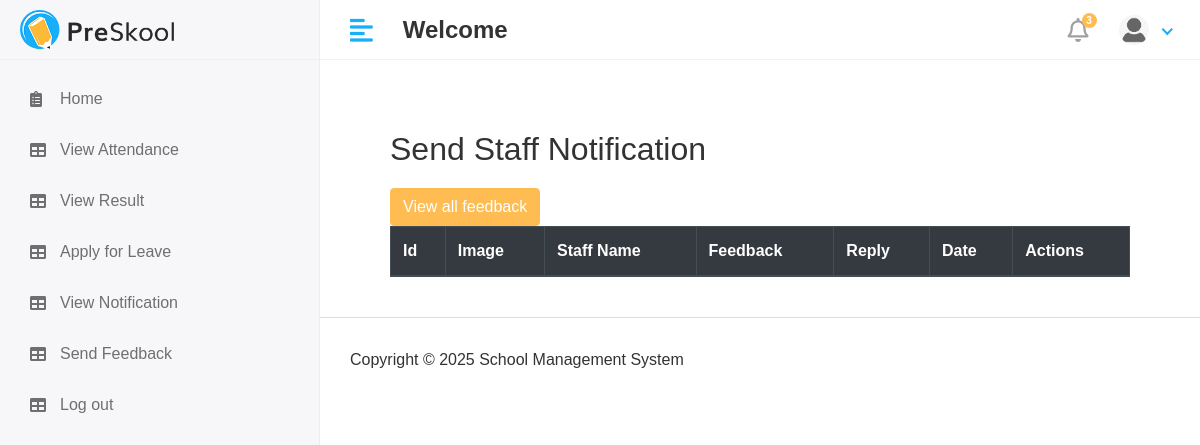
The page /Hod/staff/feedback on the database as committed earlier.
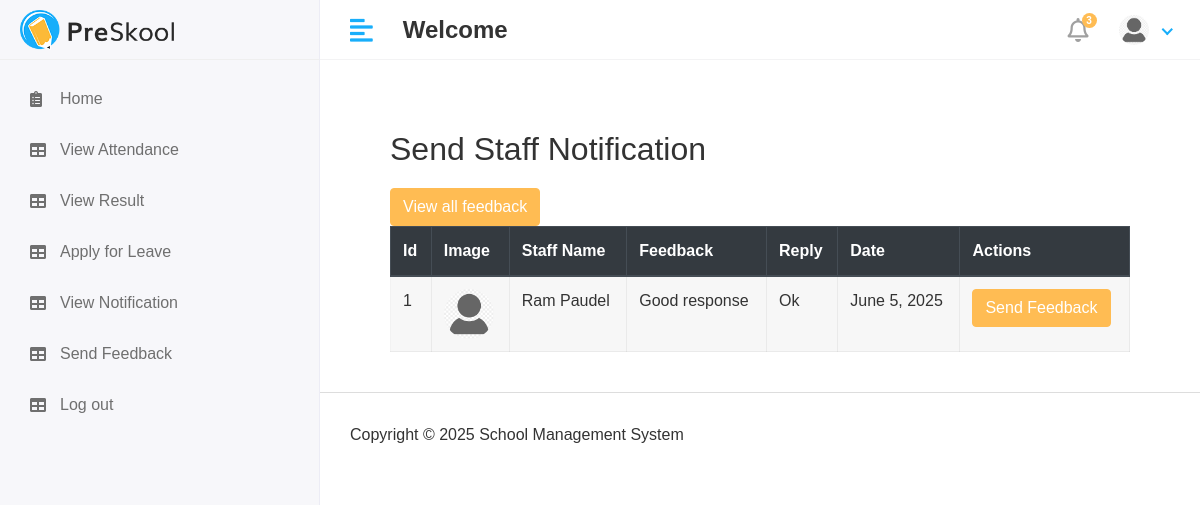
The same page on the database as committed later.
### app/models.py (models this page shows, shortened)
class staff_feedback(models.Model):
    staff_id = models.ForeignKey(staff, on_delete=models.CASCADE)
    feedback = models.TextField()
    feedback_reply = models.TextField(blank=True)
    created_at = models.DateField(auto_now_add=True)
    updated_at = models.DateField(auto_now=True)

class staff(models.Model):
    admin = models.OneToOneField(CustomUser, on_delete=models.DO_NOTHING)
    address = models.TextField()
    gender = models.CharField(max_length=10)
    phone_number = models.TextField()
    created_at = models.DateField(auto_now_add=True)
    updated_at = models.DateField(auto_now=True)

class CustomUser(AbstractUser):
   USER= (
      (1,'hod'),
      (2,'staff'),
      (3,'student'),
    )
   user_type=models.CharField(choices=USER,max_length=50,default=1)
   profile_pic = models.ImageField(upload_to='media/profile_pics')

### school_management_system/Hod_Views.py (the view)
# urls.py: path('Hod/staff/feedback',Hod_Views.views_staff_feedback,name='staff_feedback_reply'),
def views_staff_feedback(request):
    feedback = staff_feedback.objects.all()
    context = {
        'feedback': feedback,
    }
    return render(request, 'Hod/staff_feedback.html', context)

### templates/Hod/staff_feedback.html (shortened to what this page needs)
{% extends 'base.html' %}
{% block content %}
<div class="container" style="padding: 40px; font-family: Arial, sans-serif;">
    <h2 style="color: #333; margin-bottom: 20px;">Send Staff Notification</h2>
    <button type="button" class="btn btn-primary" data-toggle="modal" data-target="#exampleModal">
        View all feedback
    </button>
    <div class="table-responsive">
        <table id="studentTable" class="table table-striped table-bordered" style="width: 100%; background: #fff;">
            <thead class="thead-dark">
                <tr>
                    <th>Id</th>
                    <th>Image</th>
                    <th>Staff Name</th>
                    <th>Feedback</th>
                    <th>Reply</th>
                    <th>Date</th>
                    <th>Actions</th>
                </tr>
            </thead>
      <tbody>
            {% for i in feedback %}
            <tr>
            <td>{{ forloop.counter }}</td>
            <td>
        {% if i.staff_id.admin.profile_pic %}
            <img src="{{ i.staff_id.admin.profile_pic.url }}" width="50" height="50" class="rounded-circle">
        {% else %}
            No Image
        {% endif %}
           </td>
           <td>{{ i.staff_id.admin.first_name }} {{ i.staff_id.admin.last_name }}</td>
           <td>{{ i.feedback }}</td>
           <td>
        {% if i.feedback_reply %}
            {{ i.feedback_reply }}
        {% else %}
            <span class="text-muted">No reply yet</span>
        {% endif %}
            </td>
           <td>{{ i.created_at }}</td>
          <td>
             <button type="button" class="btn btn-primary" data-toggle="modal" data-target="#send_staff_notification-{{ forloop.counter }}">
              Send Feedback
              </button>
         </td>
        </tr>
        {% endfor %}
</tbody>
        </table>
    </div>
</div>
{% endblock %}

Rows that differ between the two databases and show on the page:
added staff_feedback: staff_id.admin.profile_pic (placeholder picture), staff_id.admin.first_name "Ram", staff_id.admin.last_name "Paudel", feedback "Good response", feedback_reply "Ok", created_at "June 5, 2025"
